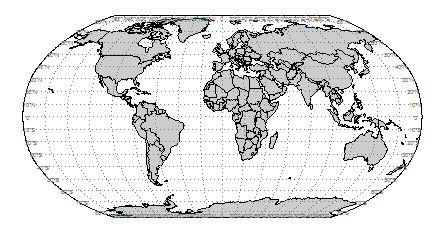

The script that saved this image:
###############################################################################
# Create a simple world map in Robinson projection with labeled graticules using ggplot
###############################################################################

library(rgdal)      # for spTransform() & project()
library(ggplot2)    # for ggplot()

# =============================================================================
# Load ready to use data from GitHub
# =============================================================================
load(url("https://github.com/valentinitnelav/RandomScripts/blob/master/NaturalEarth.RData?raw=true"))
# This will load 6 objects:
#   xbl.X & lbl.Y are two data.frames that contain labels for graticule lines
#       They can be created with the code at this link: 
#       https://gist.github.com/valentinitnelav/8992f09b4c7e206d39d00e813d2bddb1
#   NE_box is a SpatialPolygonsDataFrame object and represents a bounding box for Earth 
#   NE_countries is a SpatialPolygonsDataFrame object representing countries 
#   NE_graticules is a SpatialLinesDataFrame object that represents 10 dg latitude lines and 20 dg longitude lines
#           (for creating graticules check also the graticule package or gridlines fun. from sp package)
#           (or check this gist: https://gist.github.com/valentinitnelav/a7871128d58097e9d227f7a04e00134f)
#   NE_places - SpatialPointsDataFrame with city and town points
#   NOTE: data downloaded from http://www.naturalearthdata.com/
#         here is a sample script how to download, unzip and read such shapefiles:
#         https://gist.github.com/valentinitnelav/a415f3fbfd90f72ea06b5411fb16df16

# =============================================================================
# Project from long-lat (unprojected data) to Robinson projection
# =============================================================================

# spTransform() is used for shapefiles and project() in the case of data frames
# for more PROJ.4 strings check the followings
#   http://proj4.org/projections/index.html
#   https://epsg.io/

PROJ <- "+proj=robin +lon_0=0 +x_0=0 +y_0=0 +ellps=WGS84 +datum=WGS84 +units=m +no_defs" 
# or use the short form "+proj=robin"
NE_countries_rob  <- spTransform(NE_countries, CRSobj = PROJ)
NE_graticules_rob <- spTransform(NE_graticules, CRSobj = PROJ)
NE_box_rob        <- spTransform(NE_box, CRSobj = PROJ)

# project long-lat coordinates for graticule label data frames 
# (two extra columns with projected XY are created)
prj.coord <- project(cbind(lbl.Y$lon, lbl.Y$lat), proj=PROJ)
lbl.Y.prj <- cbind(prj.coord, lbl.Y)
names(lbl.Y.prj)[1:2] <- c("X.prj","Y.prj")

prj.coord <- project(cbind(lbl.X$lon, lbl.X$lat), proj=PROJ)
lbl.X.prj <- cbind(prj.coord, lbl.X)
names(lbl.X.prj)[1:2] <- c("X.prj","Y.prj")

# =============================================================================
# Plot layers
# =============================================================================

ggplot() +
  # add Natural Earth countries projected to Robinson, give black border and fill with gray
  geom_polygon(data=NE_countries_rob, aes(long,lat, group=group), colour="black", fill="gray80", size = 0.25) +
  # Note: "Regions defined for each Polygons" warning has to do with fortify transformation. Might get deprecated in future!
  # alternatively, use use map_data(NE_countries) to transform to data frame and then use project() to change to desired projection.
  # add Natural Earth box projected to Robinson
  geom_polygon(data=NE_box_rob, aes(x=long, y=lat), colour="black", fill="transparent", size = 0.25) +
  # add graticules projected to Robinson
  geom_path(data=NE_graticules_rob, aes(long, lat, group=group), linetype="dotted", color="grey50", size = 0.25) +
  # add graticule labels - latitude and longitude
  geom_text(data = lbl.Y.prj, aes(x = X.prj, y = Y.prj, label = lbl), color="grey50", size=2) +
  geom_text(data = lbl.X.prj, aes(x = X.prj, y = Y.prj, label = lbl), color="grey50", size=2) +
  # the default, ratio = 1 in coord_fixed ensures that one unit on the x-axis is the same length as one unit on the y-axis
  coord_fixed(ratio = 1) +
  # remove the background and default gridlines
  theme_void()

# Save as png and pdf file
ggsave("gallery/World map Robinson projection - ggplot.png", 
       width=15, height=8, units="cm", dpi=75)

ggsave("gallery/World map Robinson projection - ggplot.pdf", 
       width=15, height=8, units="cm")

# =============================================================================
# REFERENCES:
# =============================================================================

# This link was useful for graticule idea
#   http://stackoverflow.com/questions/38532070/how-to-add-lines-of-longitude-and-latitude-on-a-map-using-ggplot2
# Working with shapefiles, projections and world maps in ggplot
#   http://rpsychologist.com/working-with-shapefiles-projections-and-world-maps-in-ggplot